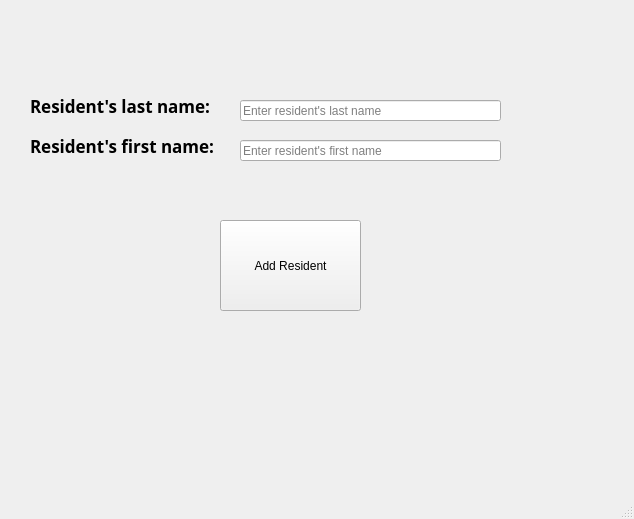
<?xml version="1.0" encoding="UTF-8"?>
<ui version="4.0">
 <class>MainWindow</class>
 <widget class="QMainWindow" name="MainWindow">
  <property name="geometry">
   <rect>
    <x>0</x>
    <y>0</y>
    <width>634</width>
    <height>519</height>
   </rect>
  </property>
  <property name="windowTitle">
   <string>New Resident</string>
  </property>
  <property name="windowIcon">
   <iconset resource="Iconresfinal.qrc">
    <normaloff>:/iconres/icons/resident.png</normaloff>:/iconres/icons/resident.png</iconset>
  </property>
  <widget class="QWidget" name="centralwidget">
   <widget class="QLineEdit" name="newfname">
    <property name="geometry">
     <rect>
      <x>240</x>
      <y>140</y>
      <width>261</width>
      <height>21</height>
     </rect>
    </property>
    <property name="text">
     <string/>
    </property>
    <property name="placeholderText">
     <string>Enter resident's first name</string>
    </property>
    <property name="clearButtonEnabled">
     <bool>false</bool>
    </property>
   </widget>
   <widget class="QPushButton" name="addnewres_bt">
    <property name="geometry">
     <rect>
      <x>220</x>
      <y>220</y>
      <width>141</width>
      <height>91</height>
     </rect>
    </property>
    <property name="text">
     <string>Add Resident</string>
    </property>
   </widget>
   <widget class="QLineEdit" name="newlname">
    <property name="geometry">
     <rect>
      <x>240</x>
      <y>100</y>
      <width>261</width>
      <height>21</height>
     </rect>
    </property>
    <property name="text">
     <string/>
    </property>
    <property name="placeholderText">
     <string>Enter resident's last name</string>
    </property>
    <property name="clearButtonEnabled">
     <bool>false</bool>
    </property>
   </widget>
   <widget class="QLabel" name="label">
    <property name="geometry">
     <rect>
      <x>30</x>
      <y>90</y>
      <width>191</width>
      <height>31</height>
     </rect>
    </property>
    <property name="font">
     <font>
      <family>Montserrat</family>
      <pointsize>13</pointsize>
      <weight>75</weight>
      <italic>false</italic>
      <bold>true</bold>
     </font>
    </property>
    <property name="text">
     <string>Resident's last name:</string>
    </property>
   </widget>
   <widget class="QLabel" name="label_2">
    <property name="geometry">
     <rect>
      <x>30</x>
      <y>130</y>
      <width>201</width>
      <height>31</height>
     </rect>
    </property>
    <property name="font">
     <font>
      <family>Montserrat</family>
      <pointsize>13</pointsize>
      <weight>75</weight>
      <italic>false</italic>
      <bold>true</bold>
     </font>
    </property>
    <property name="text">
     <string>Resident's first name:</string>
    </property>
   </widget>
  </widget>
  <widget class="QMenuBar" name="menubar">
   <property name="geometry">
    <rect>
     <x>0</x>
     <y>0</y>
     <width>634</width>
     <height>21</height>
    </rect>
   </property>
  </widget>
  <widget class="QStatusBar" name="statusbar"/>
 </widget>
 <resources>
  <include location="Iconresfinal.qrc"/>
 </resources>
 <connections/>
</ui>
